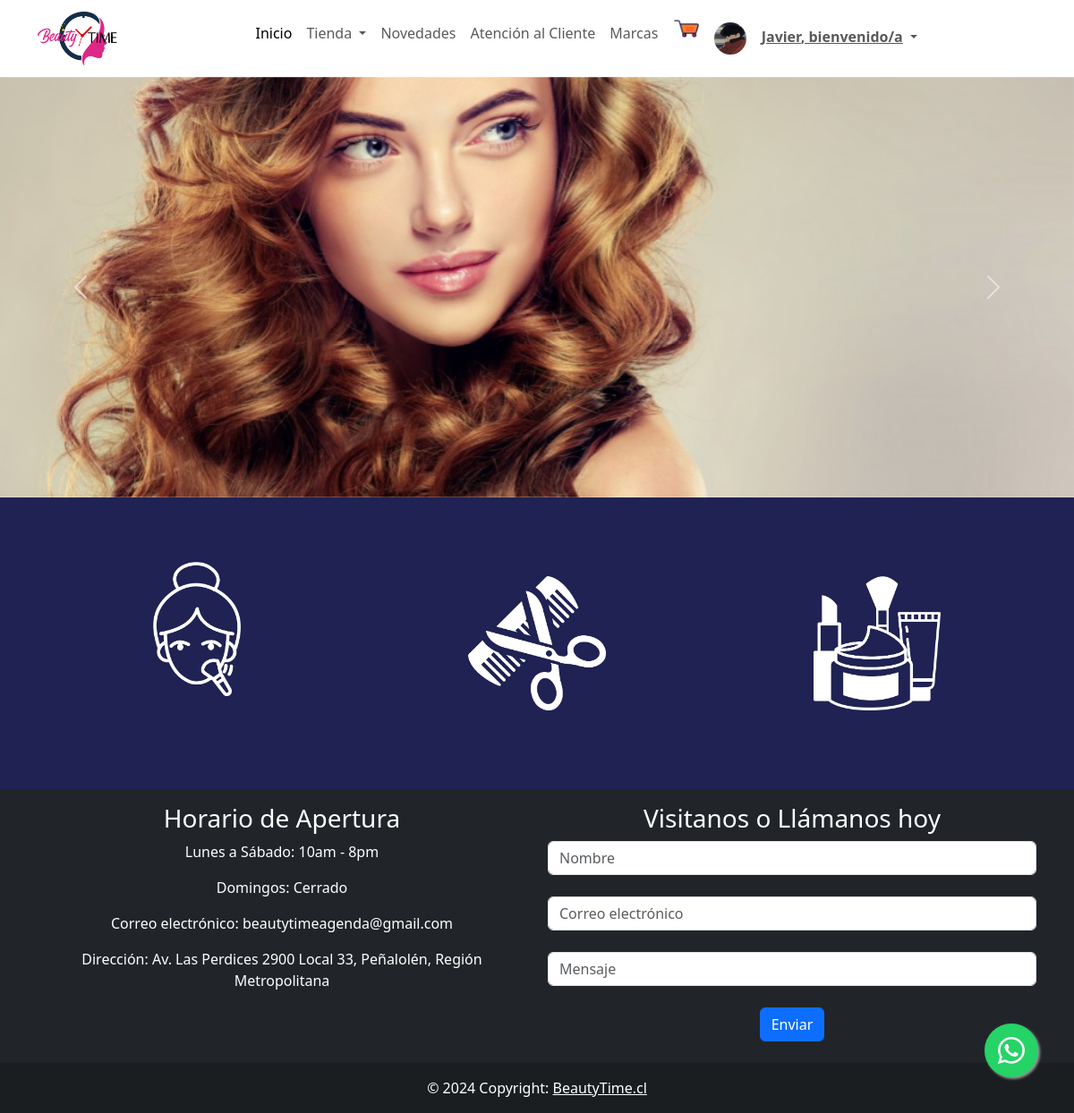
/ (signed in), run on the app's committed database.
### core/models.py (models this page shows, shortened)
class User(AbstractUser):
    CLIENTE = 'Cliente'
    ADMINISTRADOR = 'Administrador'
    TIPO_USUARIO = [
        (CLIENTE, 'Cliente'),
        (ADMINISTRADOR, 'Administrador'),
    ]
    picture = models.ImageField(default = 'users/profile_default.png', upload_to='media/users/')
    direccion = models.CharField(max_length=60, null=True, blank =True)
    region = models.CharField(max_length=200, choices=REGIONES, default=REGIONES[0][0])
    comuna = models.CharField(max_length=200, choices=COMUNAS, default=COMUNAS[0][0])
    telefono = models.CharField(max_length=9, null=True, validators=[MinLengthValidator(9)])
    fecha_nac = models.DateField(null=True)
    tipo_user = models.CharField(max_length=60, choices=TIPO_USUARIO, default=CLIENTE, null=True, blank=True )

### core/views.py (the view)
# urls.py: path("", views.home, name="home"),
def home(request):
    print(request.session.session_key)
    return render(request, "base/home.html", {"home": home})

### core/cart.py (called while the page is built, shortened)
  def __iter__(self):
    cart = copy.deepcopy(self.cart)
    productos = Producto.objects.filter(id__in=cart)
    for producto in productos:
      cart[str(producto.id)]["producto"] = producto

### core/context_processors.py (called while the page is built)
def cart_badge(request):
    cart = Cart(request)
    item_count = sum(item['cantidad'] for item in cart)
    return {'cart_badge': item_count}

### core/templates/base/home.html (shortened to what this page needs)
{% extends "base/base.html" %}
{% load static %}
{% block template %}
{% block css %}
 <link rel="stylesheet" href="static/css/btnwsp.css">
{% endblock %}
<main>
  <div class="container-fluid w-100">
  <div class="row">
    <div class="col-md-12 p-0">
      <div id="carouselExampleControls" class="carousel slide" data-bs-ride="carousel">
        <div class="carousel-inner">
          <div class="carousel-item active">
            <img src="{% static 'img/carrusel.jpg' %}" class="d-block w-100 img-fluid" alt="Producto 1">
          </div>
        </div>
        <button class="carousel-control-prev" type="button" data-bs-target="#carouselExampleControls" data-bs-slide="prev">
          <span class="carousel-control-prev-icon" aria-hidden="true"></span>
        </button>
        <button class="carousel-control-next" type="button" data-bs-target="#carouselExampleControls" data-bs-slide="next">
          <span class="carousel-control-next-icon" aria-hidden="true"></span>
        </button>
      </div>
    </div>
  </div>
</div>
<section class="image-links-section py-4" style= "background-color:rgb(31,34,82)">
  <div class="container">
    <div class="row text-center mt-5 mb-5 mt-3">
      <div class="col-md-4 col-12 mb-3">
        <a href="{% url 'productos' %}">
          <img src="{% static 'img/woman-makeup-icon.png' %}" alt="Link 1" class="img-fluid" style="max-height: 150px;">
        </a>
      </div>
      <div class="col-md-4 col-12 mb-3 mt-3">
        <a href="{% url 'servicios' %}">
          <img src="{% static 'img/hair-salon-icon.png' %}" alt="Link 2" class="img-fluid" style="max-height: 150px;">
        </a>
      </div>
      <div class="col-md-4 col-12 mb-3 mt-3">
        <a href="#">
          <img src="{% static 'img/cosmetics-icon.png' %}" alt="Link 3" class="img-fluid" style="max-height: 150px;">
        </a>
      </div>
    </div>
  </div>
</section>
</main>
{% endblock %}

### core/templates/base/base.html (shortened to what this page needs)
{% load static %}
<!DOCTYPE html>
<html lang="es">
<head>
  <link href="https://cdn.jsdelivr.net/npm/bootstrap@5.3.0-alpha3/dist/css/bootstrap.min.css" rel="stylesheet"
>
  <link rel="stylesheet" href="https://cdn.jsdelivr.net/npm/bootstrap-icons@1.10.5/font/bootstrap-icons.css">
  <link href="https://cdnjs.cloudflare.com/ajax/libs/bootstrap-icons/1.8.3/font/bootstrap-icons.min.css"
    rel="stylesheet">
  <link rel="stylesheet" href="{% static 'css/btnwsp.css' %}">
  {% block css %}
  {% endblock %}
</head>
<body>
  {% url 'home' as home %}
  <nav class="navbar navbar-expand-lg navbar-light bg-white">
    <div class="container justify-content-center">
      <a class="navbar-brand" href="{% url 'home' %}">
        <img src="{% static 'img/Beauty-Time.png' %}" alt="Logo" class="img-fluid" style="max-height: 60px;">
      </a>
      <div class="collapse navbar-collapse justify-content-center" id="navbarSupportedContent">
        <ul class="navbar-nav mb-2 mb-lg-0">
          <li class="nav-item">
            <a class="nav-link {% if request.path == home %} active {% endif %}" aria-current="page"
              href="{% url 'home' %}">Inicio</a>
          </li>
          <li class="nav-item dropdown">
            <a class="nav-link dropdown-toggle" href="#" id="navbarDropdown" role="button" data-bs-toggle="dropdown"
              aria-expanded="false">
              Tienda
            </a>
          </li>
          <li class="nav-item">
            <a class="nav-link" href="#">Novedades</a>
          </li>
          <li class="nav-item">
            <a class="nav-link" href="{% url 'atencioncliente' %}">Atención al Cliente</a>
          </li>
          <li class="nav-item">
            <a class="nav-link" href="#">Marcas</a>
          </li>
          <li style="position: relative;">
              <a href="{% url 'carrito' %}" style="position: relative;">
                  <img src="{% static 'img/carrito_png.png' %}" width="30px" height="30px" alt="Carrito de Compras">
              </a>
          </li>
          {% if request.user.is_authenticated %}
          <ul class="navbar-nav">
            <li class="nav-item dropdown" style="color:white">
              <a class="nav-link dropdown-toggle" href="#" id="navbarDropdown" role="button" data-bs-toggle="dropdown"
                aria-expanded="false">
                <img src="{{ user.picture.url }}" style="border-radius: 25px; background:white;" height="36" width="36"
                  alt="Avatar" />
                <strong style="text-decoration: underline;">{{ user.first_name|capfirst }}, bienvenido/a</strong>
              </a>
            </li>
          </ul>
          {%else%}
          <li class="nav-item">
            <b> <a class="nav-link" href="{% url 'login' %}">Mi Cuenta</a></b>
          </li>
          {% endif %}
      </div>
    </div>
  </nav>
  {% block template %}
  {% endblock %}
  <footer class="bg-dark text-center text-white">
    <div class="container">
      <div class="row">
        <div class="col-md-6 mt-3">
          <div class="footer-content">
            <h3>Horario de Apertura</h3>
            <p>Lunes a Sábado: 10am - 8pm</p>
            <p>Domingos: Cerrado</p>
            <p>Correo electrónico: beautytimeagenda@gmail.com</p>
            <p>Dirección: Av. Las Perdices 2900 Local 33, Peñalolén, Región Metropolitana</p>
          </div>
        </div>
        <div class="col-md-6 mt-3">
          <div class="footer-content">
            <h3>Visitanos o Llámanos hoy</h3>
            <div class="subscribe-form">
              <input type="text" id="nombre" class="form-control" placeholder="Nombre"><br>
              <input type="email" id="subscribe-email" class="form-control" placeholder="Correo electrónico"><br>
              <input type="text" id="mensaje" class="form-control" placeholder="Mensaje"><br>
              <button type="submit" class="btn btn-primary">Enviar</button>
            </div>
          </div>
        </div>
      </div>
    </div>
    <br>
    <div class="text-center p-3" style="background-color: rgba(0, 0, 0, 0.2);">
      © 2024 Copyright:
      <a class="text-white" href="{% url 'home' %}">BeautyTime.cl</a>
    </div>
  </footer>
  <a href="https://api.whatsapp.com/send?phone=+56998027818&text=Buenas,%20me%20gustaria%20obtener%20ayuda%20por favor" class="float pulse" target="_blank">
    <i class="bi bi-whatsapp my-float"></i>
  </a>
</body>
</html>

### core/static/css/btnwsp.css (style rules this page uses)
.float { position: fixed; width: 60px; height: 60px; bottom: 40px; right: 40px; background-color: #25d366; color: #FFF; border-radius: 50px; text-align: center; font-size: 30px; box-shadow: 2px 2px 3px #999; z-index: 100; display: flex; align-items: center; justify-content: center; }
.pulse { animation: pulse-animation 2s infinite; }

### core/templates/base/home.html (style rules this page uses)
.carousel-item img { height: 470px; object-fit: cover; }

### data on the page
User: picture (picture), first_name "Javier"
